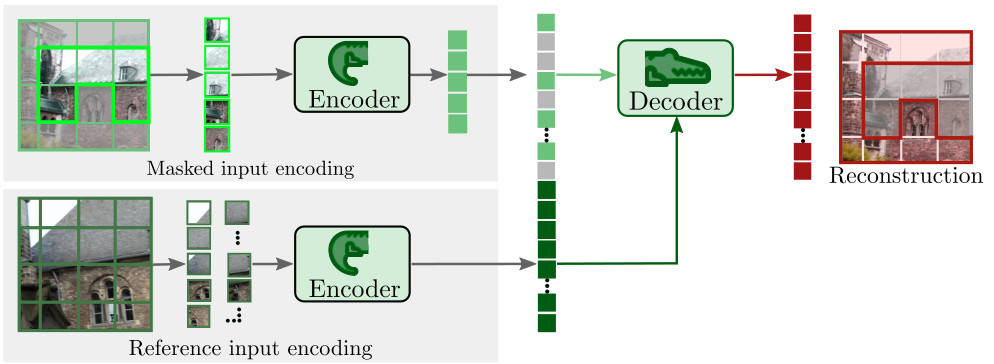
#> input picture fast3r/fast3r/croco/assets/arch.jpg, 994 x 364 px
$ python -i metrics.py   (imports and definitions only)   (older library calls are emulated)
#> lines starting #> are read from the running program, lines starting #| are printed output that depends on the picture
"""CSV-based metrics collection for beta reconstruction pipelines."""

from __future__ import annotations

import csv
import os
import platform
import sys
from dataclasses import asdict, is_dataclass
from datetime import datetime
from pathlib import Path
from typing import Iterable, Optional

import cv2
import numpy as np
import torch

from .paths import BETA_ROOT

try:
    from scipy.spatial import cKDTree

    SCIPY_AVAILABLE = True
except ImportError:
    SCIPY_AVAILABLE = False


def utc_timestamp() -> str:
    """Return a stable UTC timestamp string for logs and run IDs."""
    return datetime.utcnow().strftime("%Y-%m-%dT%H:%M:%SZ")


# [94 lines left out: functions numeric_summary, _safe_divide, _grayscale_entropy, get_peak_gpu_memory_gb, reset_peak_gpu_memory_stats, collect_system_info, not called in this run]


class MethodMetricsLogger:
    """Append-only CSV logger for method-specific reconstruction metrics."""

    # [52 lines left out: functions __init__, _csv_path, _prepare_row, append_row, append_rows, not called in this run]


def compute_frame_metrics(frames: list[np.ndarray], metadata: Optional[dict] = None) -> tuple[list[dict], list[dict]]:
    """Compute no-reference image quality and temporal overlap proxies."""
    metadata = metadata or {}
    fps = float(metadata.get("fps", 0.0))
    frame_indices = metadata.get("frame_indices", list(range(len(frames))))

    orb = cv2.ORB_create(nfeatures=1000)
    matcher = cv2.BFMatcher(cv2.NORM_HAMMING, crossCheck=True)

    frame_rows: list[dict] = []
    pair_rows: list[dict] = []
    gray_frames: list[np.ndarray] = []
    descriptors: list[Optional[np.ndarray]] = []
    keypoint_counts: list[int] = []

    for local_idx, frame in enumerate(frames):
        gray = cv2.cvtColor(frame, cv2.COLOR_BGR2GRAY)
        gray_frames.append(gray)

        laplacian_var = float(cv2.Laplacian(gray, cv2.CV_64F).var())
        brightness_mean = float(gray.mean())
        contrast_std = float(gray.std())
        entropy = _grayscale_entropy(gray)
        edges = cv2.Canny(gray, 100, 200)
        edge_density = float(np.count_nonzero(edges) / edges.size)

        keypoints, desc = orb.detectAndCompute(gray, None)
        descriptors.append(desc)
        keypoint_count = len(keypoints)
        keypoint_counts.append(keypoint_count)

        frame_index = int(frame_indices[local_idx]) if local_idx < len(frame_indices) else local_idx
        frame_rows.append(
            {
                "frame_local_index": local_idx,
                "source_frame_index": frame_index,
                "timestamp_seconds": _safe_divide(frame_index, fps),
                "height": int(frame.shape[0]),
                "width": int(frame.shape[1]),
                "brightness_mean": brightness_mean,
                "brightness_std": contrast_std,
                "entropy_bits": entropy,
                "laplacian_variance": laplacian_var,
                "edge_density": edge_density,
                "orb_keypoints": keypoint_count,
            }
        )

    for idx in range(max(0, len(frames) - 1)):
        gray_a = gray_frames[idx]
        gray_b = gray_frames[idx + 1]
        diff = cv2.absdiff(gray_a, gray_b)
        mean_abs_diff = float(diff.mean())
        normalized_abs_diff = _safe_divide(mean_abs_diff, 255.0)

        desc_a = descriptors[idx]
        desc_b = descriptors[idx + 1]
        matches = []
        if desc_a is not None and desc_b is not None and len(desc_a) > 0 and len(desc_b) > 0:
            matches = matcher.match(desc_a, desc_b)

        match_distances = np.array([match.distance for match in matches], dtype=np.float64)
        pair_rows.append(
            {
                "frame_local_index_a": idx,
                "frame_local_index_b": idx + 1,
                "source_frame_index_a": int(frame_indices[idx]) if idx < len(frame_indices) else idx,
                "source_frame_index_b": int(frame_indices[idx + 1]) if (idx + 1) < len(frame_indices) else idx + 1,
                "time_gap_seconds": _safe_divide(
                    abs(
                        (frame_indices[idx + 1] if (idx + 1) < len(frame_indices) else idx + 1)
                        - (frame_indices[idx] if idx < len(frame_indices) else idx)
                    ),
                    fps,
                ),
                "mean_abs_diff": mean_abs_diff,
                "normalized_abs_diff": normalized_abs_diff,
                "orb_matches": len(matches),
                "orb_match_ratio_to_keypoints": _safe_divide(
                    len(matches),
                    max(1, min(keypoint_counts[idx], keypoint_counts[idx + 1])),
                ),
                **numeric_summary(match_distances, "match_distance"),
            }
        )

    return frame_rows, pair_rows


# [281 lines left out: functions compute_pair_graph_metrics, compute_depth_confidence_metrics, compute_pose_metrics, compute_pointcloud_geometry_metrics, compute_pointcloud_nearest_neighbor_metrics, compute_mesh_metrics, not called in this run]

>>> import cv2
>>> picture = cv2.imread('../../../../fast3r/fast3r/croco/assets/arch.jpg', cv2.IMREAD_GRAYSCALE)
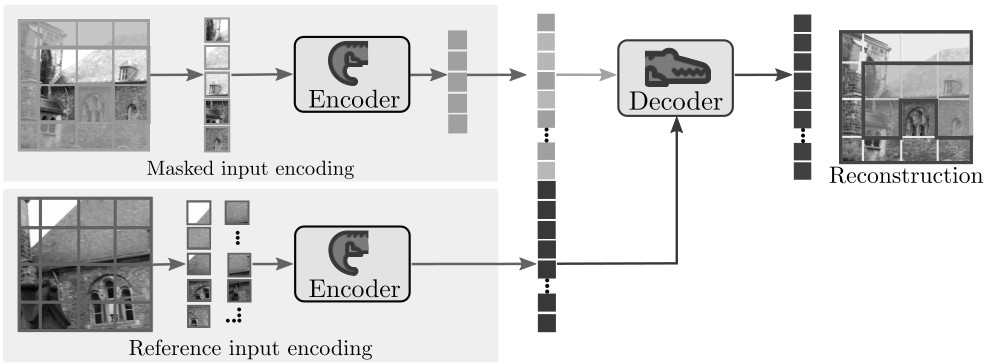
#> picture: shape (364, 994); min 0, max 255, mean 218
>>> result = compute_frame_metrics(picture)
#> in compute_frame_metrics, `frame_indices = metadata.get("frame_indices", list(range(len(frames))))`: frame_indices = 364 values from 0 to 363
#> the loop in compute_frame_metrics, `for local_idx, frame in enumerate(frames):` made 1 pass
#> local_idx on pass 1: 0
#> after the loop in compute_frame_metrics, `for local_idx, frame in enumerate(frames):`: descriptors = []
#> (the run stopped early here; a loop or call above may not have finished)
